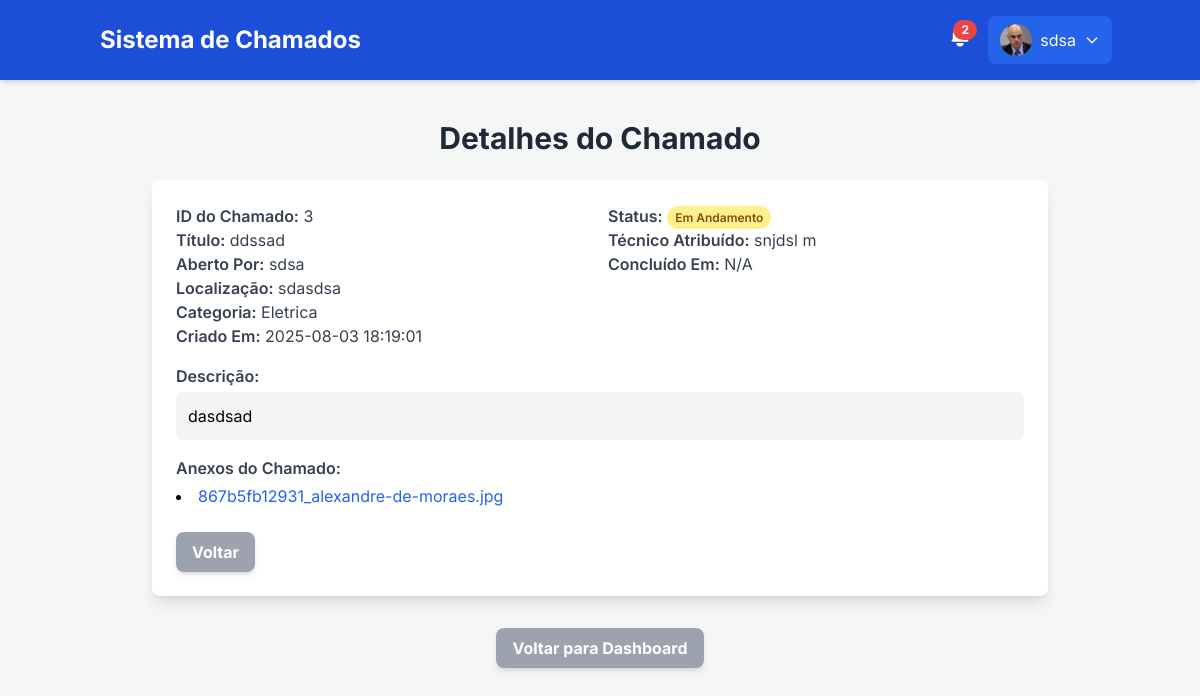
Page /call_details/3 (signed in) on the committed database.
### tables this page shows
CREATE TABLE users (
            id INTEGER PRIMARY KEY AUTOINCREMENT,
            name TEXT NOT NULL,
            email TEXT UNIQUE NOT NULL,
            password_hash TEXT NOT NULL,
            role TEXT NOT NULL CHECK(role IN ('ADMIN', 'USUARIO', 'TECNICO')),
            is_primary_admin INTEGER DEFAULT 0, -- 1 para ADM principal, 0 para outros
            created_at TEXT NOT NULL DEFAULT (strftime('%Y-%m-%d %H:%M:%S', 'now')), -- Data de criação do usuário
            profile_image TEXT -- Nova coluna para o caminho da imagem de perfil
        );

CREATE TABLE calls (
            id INTEGER PRIMARY KEY AUTOINCREMENT,
            user_id INTEGER NOT NULL,
            title TEXT NOT NULL,
            description TEXT NOT NULL,
            location TEXT NOT NULL,
            category TEXT NOT NULL, -- Nova coluna para a categoria do chamado
            status TEXT NOT NULL DEFAULT 'Aberto', -- Ex: Aberto, Em Andamento, Concluído, Cancelado, Solicitação de Compras, Em Processo de Compra, Disponível / Aguardando Execução
            created_at TEXT NOT NULL, -- Para armazenar a data e hora de criação
            technician_id INTEGER,
            diagnosis TEXT,
            materials TEXT, -- Agora armazenará JSON string
            conclusion TEXT, -- Nova coluna para a conclusão do chamado
            finished_at TEXT,
            FOREIGN KEY (user_id) REFERENCES users (id),
            FOREIGN KEY (technician_id) REFERENCES users (id)
        );

CREATE TABLE call_attachments (
            id INTEGER PRIMARY KEY AUTOINCREMENT,
            call_id INTEGER NOT NULL,
            filename TEXT NOT NULL,
            filepath TEXT NOT NULL, -- Caminho relativo para o arquivo no servidor
            upload_date TEXT NOT NULL DEFAULT (strftime('%Y-%m-%d %H:%M:%S', 'now')),
            uploaded_by_user_id INTEGER NOT NULL,
            FOREIGN KEY (call_id) REFERENCES calls (id),
            FOREIGN KEY (uploaded_by_user_id) REFERENCES users (id)
        );

### app.py (the view)
@app.route('/call_details/<int:call_id>')
def call_details(call_id):
    if 'user_id' not in session:
        flash('Você precisa estar logado para acessar esta página.', 'warning')
        return redirect(url_for('login'))
    conn = get_db_connection()
    call = conn.execute(
        """
        SELECT c.*, u.name as user_name_opener
        FROM calls c JOIN users u ON c.user_id = u.id
        WHERE c.id = ?
        """,
        (call_id,)
    ).fetchone()
    if not call:
        flash('Chamado não encontrado.', 'danger')
        conn.close()
        return redirect(url_for('dashboard'))
    if session['user_role'] == 'USUARIO' and call['user_id'] != session['user_id']:
        flash('Acesso negado. Você não tem permissão para visualizar este chamado.', 'danger')
        conn.close()
        return redirect(url_for('dashboard'))
    technician_name = None
    if call['technician_id']:
        tech_user = conn.execute("SELECT name FROM users WHERE id = ?", (call['technician_id'],)).fetchone()
        if tech_user:
            technician_name = tech_user['name']
    attachments = conn.execute(
        "SELECT id, filename, filepath FROM call_attachments WHERE call_id = ?",
        (call_id,)
    ).fetchall()
    material_requests = conn.execute(
        """
        SELECT mr.*, u.name as requested_by_name, a.name as approved_by_name, r.name as received_by_name
        FROM material_requests mr
        JOIN users u ON mr.requested_by_user_id = u.id
        LEFT JOIN users a ON mr.approved_by_admin_id = a.id
        LEFT JOIN users r ON mr.received_by_admin_id = r.id
        WHERE mr.call_id = ? ORDER BY mr.requested_at DESC
        """,
        (call_id,)
    ).fetchall()
    available_technicians = []
    if session['user_role'] == 'ADMIN':
        available_technicians = conn.execute("SELECT id, name FROM users WHERE role = 'TECNICO' ORDER BY name").fetchall()
    conn.close()
    return render_template('call_details.html',
                           call=call,
                           technician_name=technician_name,
                           user_role=session['user_role'],
                           attachments=attachments, # Passa os anexos para o template
                           available_technicians=available_technicians, # Passa técnicos para atribuição
                           material_requests=material_requests, # Passa requisições de material
                           json_loads=json.loads # Passa a função json.loads diretamente
                           )

### app.py (called while the page is built)
def get_db_connection():
    conn = sqlite3.connect(DATABASE)
    conn.row_factory = sqlite3.Row  # Permite acessar colunas como dicionário
    return conn

### templates/call_details.html (shortened to what this page needs)
{% extends 'base.html' %}
{% block content %}
<div class="container mx-auto p-4">
    <h2 class="text-3xl font-bold text-center text-gray-800 mb-6">Detalhes do Chamado</h2>
    <div class="bg-white p-6 rounded-lg shadow-lg mb-8 max-w-4xl mx-auto">
        <div class="grid grid-cols-1 md:grid-cols-2 gap-4 mb-4">
            <div>
                <p class="text-gray-700"><strong class="font-semibold">ID do Chamado:</strong> {{ call.id }}</p>
                <p class="text-gray-700"><strong class="font-semibold">Título:</strong> {{ call.title }}</p>
                <p class="text-gray-700"><strong class="font-semibold">Aberto Por:</strong> {{ call.user_name_opener }}</p>
                <p class="text-gray-700"><strong class="font-semibold">Localização:</strong> {{ call.location }}</p>
                <p class="text-gray-700"><strong class="font-semibold">Categoria:</strong> {{ call.category }}</p>
                <p class="text-gray-700"><strong class="font-semibold">Criado Em:</strong> {{ call.created_at }}</p>
            </div>
            <div>
                <p class="text-gray-700"><strong class="font-semibold">Status:</strong>
                    <span class="px-2 py-1 rounded-full text-xs font-semibold
                        {% if call.status == 'Aberto' %}bg-red-200 text-red-800
                        {% elif call.status == 'Em Andamento' %}bg-yellow-200 text-yellow-800
                        {% elif call.status == 'Concluído' %}bg-green-200 text-green-800
                        {% elif call.status == 'Cancelado' %}bg-gray-200 text-gray-800
                        {% elif call.status == 'Solicitação de Compras' %}bg-indigo-200 text-indigo-800
                        {% elif call.status == 'Em Processo de Compra' %}bg-purple-200 text-purple-800
                        {% elif call.status == 'Disponível / Aguardando Execução' %}bg-blue-200 text-blue-800
                        {% endif %}">
                        {{ call.status }}
                    </span>
                </p>
                <p class="text-gray-700"><strong class="font-semibold">Técnico Atribuído:</strong> {{ technician_name if technician_name else 'N/A' }}</p>
                <p class="text-gray-700"><strong class="font-semibold">Concluído Em:</strong> {{ call.finished_at if call.finished_at else 'N/A' }}</p>
            </div>
        </div>
        <div class="mb-4">
            <p class="text-gray-700"><strong class="font-semibold">Descrição:</strong></p>
            <p class="bg-gray-100 p-3 rounded-lg mt-1">{{ call.description }}</p>
        </div>
        {% if attachments %}
        <div class="mb-4">
            <p class="text-gray-700"><strong class="font-semibold">Anexos do Chamado:</strong></p>
            <ul class="list-disc list-inside mt-1">
                {% for attachment in attachments %}
                <li>
                    <a href="{{ url_for('download_attachment', filename=attachment.filepath.split('/')[-1]) }}" class="text-blue-600 hover:underline" download>
                        {{ attachment.filename }}
                    </a>
                </li>
                {% endfor %}
            </ul>
        </div>
        {% endif %}
        <div class="flex justify-between items-center mt-6">
            <a href="{{ url_for('view_all_calls') }}" class="bg-gray-400 hover:bg-gray-500 text-white font-bold py-2 px-4 rounded-lg shadow-md transition duration-300">
                Voltar
            </a>
        </div>
    </div>
    <div class="flex justify-center mt-8">
        <a href="{{ url_for('dashboard') }}" class="bg-gray-400 hover:bg-gray-500 text-white font-bold py-2 px-4 rounded-lg shadow-md transition duration-300">
            Voltar para Dashboard
        </a>
    </div>
</div>
{% endblock %}

### templates/base.html (shortened to what this page needs)
<!DOCTYPE html>
<html lang="pt-br">
<head>
    <script src="https://cdn.tailwindcss.com"></script>
</head>
<body>
    <nav class="bg-blue-700 p-4 shadow-md">
        <div class="container mx-auto flex justify-between items-center">
            <a href="{{ url_for('dashboard') }}" class="text-white text-2xl font-bold rounded-lg px-3 py-1 hover:bg-blue-600 transition duration-300">Sistema de Chamados</a>
            <div class="flex items-center space-x-4">
                {% if session.get('user_id') %}
                <div class="relative">
                    <button id="notification-bell" class="text-white focus:outline-none relative">
                        <span id="notification-badge" class="notification-badge hidden">0</span>
                    </button>
                </div>
                <div class="profile-dropdown">
                    <button class="flex items-center text-white focus:outline-none bg-blue-600 hover:bg-blue-800 rounded-lg px-3 py-2 transition duration-300">
                        {% if session.get('profile_image') %}
                            <img src="{{ session['profile_image'] }}" alt="Perfil" class="w-8 h-8 rounded-full mr-2 object-cover">
                        {% else %}
                            <div class="w-8 h-8 rounded-full bg-blue-800 flex items-center justify-center text-white font-semibold mr-2">
                                {{ session['user_name'][0]|upper }}
                            </div>
                        {% endif %}
                        {{ session['user_name'] }}
                        <svg class="w-4 h-4 ml-2" fill="none" stroke="currentColor" viewBox="0 0 24 24" xmlns="http://www.w3.org/2000/svg"><path stroke-linecap="round" stroke-linejoin="round" stroke-width="2" d="M19 9l-7 7-7-7"></path></svg>
                    </button>
                </div>
                {% else %}
                {% if request.endpoint != 'login' %}
                    <a href="{{ url_for('login') }}" class="bg-blue-600 hover:bg-blue-800 text-white font-bold py-2 px-4 rounded-lg shadow-md transition duration-300">Login</a>
                {% endif %}
                {% endif %}
            </div>
        </div>
    </nav>
    <main class="py-6">
        {% block content %}{% endblock %}
    </main>
</body>
</html>

### templates/base.html (style rules this page uses)
body { font-family: 'Inter', sans-serif; background-color: #f4f7f6; }
.profile-dropdown { position: relative; display: inline-block; }
.notification-badge { position: absolute; top: -5px; right: -5px; background-color: #ef4444; color: white; border-radius: 9999px; padding: 0.25rem 0.5rem; font-size: 0.75rem; font-weight: bold; line-height: 1; min-width: 1.5rem; text-align: center; display: flex; align-items: center; justify-content: center; }

### rows in the picture
users: user_name "sdsa", user_name_opener "sdsa"
calls: id "3", title "ddssad", location "sdasdsa", category "Eletrica", created_at "2025-08-03 18:19:01", status "Em Andamento", description "dasdsad"
users: name "snjdsl m"
call_attachments: filename "867b5fb12931_alexandre-de-moraes.jpg"

### other values in the picture
{{ call.finished_at if call.finished_at else 'N/A' }} "N/A"
